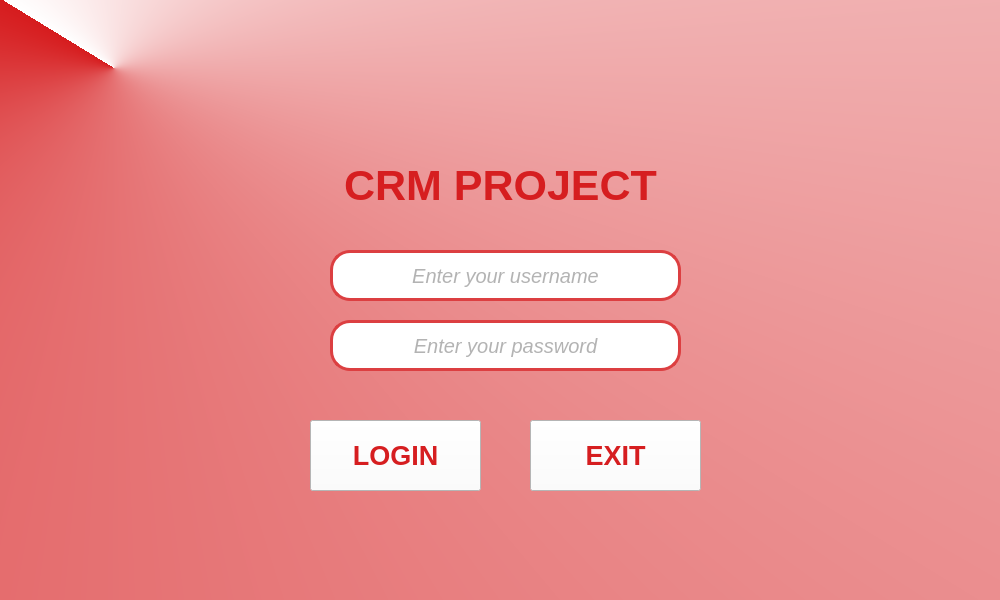
<?xml version="1.0" encoding="UTF-8"?>
<ui version="4.0">
 <class>Form</class>
 <widget class="QWidget" name="Form">
  <property name="enabled">
   <bool>true</bool>
  </property>
  <property name="geometry">
   <rect>
    <x>0</x>
    <y>0</y>
    <width>1000</width>
    <height>600</height>
   </rect>
  </property>
  <property name="sizePolicy">
   <sizepolicy hsizetype="Fixed" vsizetype="Fixed">
    <horstretch>0</horstretch>
    <verstretch>0</verstretch>
   </sizepolicy>
  </property>
  <property name="minimumSize">
   <size>
    <width>1000</width>
    <height>600</height>
   </size>
  </property>
  <property name="maximumSize">
   <size>
    <width>1000</width>
    <height>600</height>
   </size>
  </property>
  <property name="font">
   <font>
    <family>Modern</family>
    <pointsize>15</pointsize>
   </font>
  </property>
  <property name="windowTitle">
   <string>Login Window</string>
  </property>
  <property name="windowIcon">
   <iconset resource="logo/logo.qrc">
    <normaloff>:/logo/logo_icon.png</normaloff>:/logo/logo_icon.png</iconset>
  </property>
  <property name="autoFillBackground">
   <bool>false</bool>
  </property>
  <property name="styleSheet">
   <string notr="true">#Form{
background-color: qconicalgradient(cx:0.114, cy:0.113318, angle:134.3, stop:0 rgba(214, 28, 30, 255), stop:1 rgba(255, 255, 255, 255));}</string>
  </property>
  <widget class="QLineEdit" name="lineEdit_username">
   <property name="geometry">
    <rect>
     <x>330</x>
     <y>250</y>
     <width>351</width>
     <height>51</height>
    </rect>
   </property>
   <property name="font">
    <font>
     <family>Nirmala UI</family>
     <pointsize>15</pointsize>
     <italic>true</italic>
    </font>
   </property>
   <property name="layoutDirection">
    <enum>Qt::LeftToRight</enum>
   </property>
   <property name="styleSheet">
    <string notr="true">border-style:solid;
border-width:3px;
border-radius:20px;
border-color: rgb(218, 30, 60);
color: rgb(104, 104, 104);
background-color: rgb(255, 255, 255);
border-color: rgb(220, 63, 65);</string>
   </property>
   <property name="inputMethodHints">
    <set>Qt::ImhNone</set>
   </property>
   <property name="inputMask">
    <string/>
   </property>
   <property name="alignment">
    <set>Qt::AlignCenter</set>
   </property>
   <property name="dragEnabled">
    <bool>false</bool>
   </property>
   <property name="placeholderText">
    <string>Enter your username</string>
   </property>
  </widget>
  <widget class="QLineEdit" name="lineEdit_password">
   <property name="enabled">
    <bool>true</bool>
   </property>
   <property name="geometry">
    <rect>
     <x>330</x>
     <y>320</y>
     <width>351</width>
     <height>51</height>
    </rect>
   </property>
   <property name="font">
    <font>
     <family>Nirmala UI</family>
     <pointsize>15</pointsize>
     <italic>true</italic>
    </font>
   </property>
   <property name="styleSheet">
    <string notr="true">border-style:solid;
border-width:3px;
border-radius:20px;
border-color: rgb(218, 30, 60);
color: rgb(104, 104, 104);
background-color: rgb(255, 255, 255);
border-color: rgb(220, 63, 65);</string>
   </property>
   <property name="echoMode">
    <enum>QLineEdit::Password</enum>
   </property>
   <property name="alignment">
    <set>Qt::AlignCenter</set>
   </property>
   <property name="placeholderText">
    <string>Enter your password</string>
   </property>
  </widget>
  <widget class="QPushButton" name="pushButton_Exit">
   <property name="geometry">
    <rect>
     <x>530</x>
     <y>420</y>
     <width>171</width>
     <height>71</height>
    </rect>
   </property>
   <property name="font">
    <font>
     <family>Nirmala UI</family>
     <pointsize>20</pointsize>
     <weight>75</weight>
     <bold>true</bold>
    </font>
   </property>
   <property name="styleSheet">
    <string notr="true">QPushButton{
	color: rgb(214, 30, 32);
	background-color: rgb(253, 253, 253);
}

QPushButton::hover{
	background-color: rgb(226, 92, 93);
	color: rgb(255, 255, 255);
}

QPushButton::pressed{
	background-color: rgb(216, 37, 39);
}</string>
   </property>
   <property name="text">
    <string>EXIT</string>
   </property>
  </widget>
  <widget class="QPushButton" name="pushButton_Login">
   <property name="enabled">
    <bool>true</bool>
   </property>
   <property name="geometry">
    <rect>
     <x>310</x>
     <y>420</y>
     <width>171</width>
     <height>71</height>
    </rect>
   </property>
   <property name="font">
    <font>
     <family>Nirmala UI</family>
     <pointsize>20</pointsize>
     <weight>75</weight>
     <bold>true</bold>
    </font>
   </property>
   <property name="styleSheet">
    <string notr="true">QPushButton{
	color: rgb(214, 30, 32);
	background-color: rgb(253, 253, 253);
}

QPushButton::hover{
	background-color: rgb(226, 92, 93);
	color: rgb(255, 255, 255);
}

QPushButton::pressed{
	background-color: rgb(216, 37, 39);
}</string>
   </property>
   <property name="text">
    <string>LOGIN</string>
   </property>
   <property name="autoDefault">
    <bool>false</bool>
   </property>
  </widget>
  <widget class="QLabel" name="label_CRM_PROJECT">
   <property name="geometry">
    <rect>
     <x>10</x>
     <y>160</y>
     <width>981</width>
     <height>51</height>
    </rect>
   </property>
   <property name="font">
    <font>
     <family>Nirmala UI</family>
     <pointsize>32</pointsize>
     <weight>75</weight>
     <bold>true</bold>
     <underline>false</underline>
    </font>
   </property>
   <property name="autoFillBackground">
    <bool>false</bool>
   </property>
   <property name="styleSheet">
    <string notr="true">color: rgb(214, 30, 32);</string>
   </property>
   <property name="text">
    <string>CRM PROJECT</string>
   </property>
   <property name="alignment">
    <set>Qt::AlignCenter</set>
   </property>
  </widget>
  <widget class="QLabel" name="label">
   <property name="geometry">
    <rect>
     <x>280</x>
     <y>40</y>
     <width>431</width>
     <height>111</height>
    </rect>
   </property>
   <property name="styleSheet">
    <string notr="true">image: url(:/logo/logo_butun.png);</string>
   </property>
   <property name="text">
    <string/>
   </property>
  </widget>
 </widget>
 <resources>
  <include location="logo/logo.qrc"/>
 </resources>
 <connections/>
</ui>
